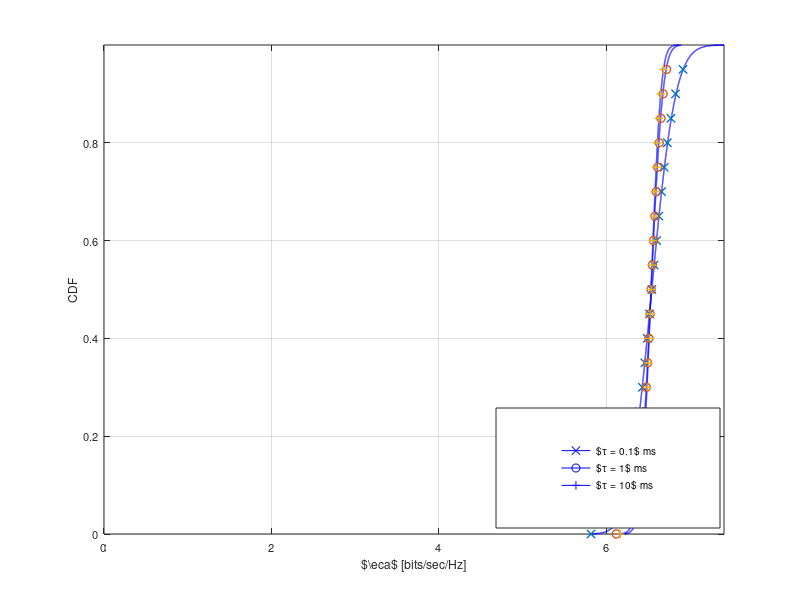

MATLAB code for this plot: (Note: this script raises an error after producing the figure.)
%% This matlab script validates analytical expression for pdf C_0 charterized using
%% Gamma approximation for different value of SNR_sp2

clear all;
close all;

analysis = 0;                                                   % Enable it for performing a complete new analysis
                                                                % otherwise a mat file is read 

if analysis
        M = 1e4;                                                % Number of realizations
        P_reg = 1;                                              % Regulate power at ST
        P_tran = 0;                                             % Powe transmitted by the PT
        alpha_s_true = 10^(-80/10);                             % Access Channel
        alpha_p2_true = 10.^(-[110]/10);                        % Secondary Interference Channel 
        N_p2 = [100 1000 10000];                                % Number of samples used for estimation
        noise_power = 10^(-100/10);                             % Noise power at SR 
        N_s = 10;                                               % Number of Pilot Symobols 
        snr_p2 = alpha_p2_true/noise_power;                     % interference to noise power at the SR
        snr_s = alpha_s_true/noise_power;                       % signal to noise power the the SR
        alpha_s_est = zeros(1,M);                               % Estimated power gain for the channel g_s        
        P_rcvd_sr_sim = zeros(1,M);                             % snr_p_prime = 1 + snr_p  
        CDF_Cs_sim = zeros(length(N_p2), length(snr_p2), M);    % Buffer to store the simulated CDF values 
        CDF_Cs_ana = zeros(length(N_p2),length(snr_p2), M);     % Buffer to store the analytic CDF values 
       
        Cs_pts = zeros(length(N_p2),length(snr_p2), M);         % Buffer to store the C1 points for the distribution function
        
        for k = 1:length(N_p2)
            for l = 1:length(alpha_p2_true)
              %% Simulation
                for i=1:M
                    alpha_s_est(i) = mean(normrnd(sqrt(alpha_s_true), sqrt(noise_power),...
                        1, N_s).^2);
                    P_rcvd_sr_sim(i) = mean((sqrt(10^((P_tran)/10) * alpha_p2_true(l))...
                        * ones(1, N_p2(k)) + random('norm', 0, sqrt(noise_power), 1, N_p2(k))).^2);

                end
                

               %% density of the P_reg * |h_s|^2 -- non-central chi2 distribution
                 lambda_s =  alpha_s_true / noise_power;
                 mean_ana_s = noise_power * P_reg * (1 + lambda_s);
                 var_ana_s = (noise_power)^2 * P_reg^2/N_s * (2 + 4 * lambda_s);

               %% Gammma Approximation 
                 b_gamma_s = var_ana_s/mean_ana_s;
                 a_gamma_s = mean_ana_s/b_gamma_s; 


               %% density for (|\hp2| * P_tran + noise) -- non-central chi2 distribution
                 mean_ana_p_ = noise_power * ( 1  + snr_p2(l));
                 var_ana_p_ = noise_power^2/N_p2(k) * ( 2  + 4 * snr_p2(l));


               %% Gammma Approximation     
                 b_gamma_p_ = var_ana_p_/mean_ana_p_;
                 a_gamma_p_ = mean_ana_p_/b_gamma_p_;   

               %% CDF of Capacity C_1 = log2(1 + SNR_s)         

                 Cs = log2(1  + alpha_s_est./P_rcvd_sr_sim);
                 [CDF_Cs_temp, Cs_pts(k,l,:),~,~,eid] = cdfcalc(Cs);
                 CDF_Cs_sim(k,l,:) = CDF_Cs_temp(1:M);

                 for i = 1:length(Cs_pts(k,l,:))
                     func_den_Cs = @(t) log(2) .* exp(log(2.^t)  + (a_gamma_s - 1) .* log(2.^t - 1)...
                        - (a_gamma_s + a_gamma_p_) * log(1/b_gamma_p_ + (2.^t- 1)/b_gamma_s)...
                        + gammaln(a_gamma_p_ + a_gamma_s) - gammaln(a_gamma_p_) - gammaln(a_gamma_s)...
                        - a_gamma_p_ * log(b_gamma_p_) - a_gamma_s * log(b_gamma_s));                  
                     CDF_Cs_ana(k,l,i) = integral(func_den_Cs, 1, Cs_pts(k,l,i));
                 end
             end
        end        
        save('results_CDF_Cs_diff_Np2_AWGN.mat');
end
load('results_CDF_Cs_diff_Np2_AWGN.mat')
        
diss = 0;  %% 1 = generate plot for the dissertation, 0 = generate plot for the Journal
if diss 
    % Plotting Curves
    figure(1);
    diff = 500;
    sim = 1:diff:M;

    k = 1; 
    plot(reshape(Cs_pts(k, 1, :), 1, M), reshape(CDF_Cs_ana(k, 1, :),1, M), 'c-', 'Linewidth',1);
    hold on,
    plot(reshape(Cs_pts(k, 1, sim), 1, length(sim)), reshape(CDF_Cs_sim(k, 1, sim), 1, length(sim)),...
        'x', 'Linewidth', 1);

    k = 2;
    hold on,
    plot(reshape(Cs_pts(k, 1, :), 1, M), reshape(CDF_Cs_ana(k, 1, :),1, M), 'c-', 'Linewidth',1);
    hold on,
    plot(reshape(Cs_pts(k, 1, sim), 1, length(sim)), reshape(CDF_Cs_sim(k, 1, sim), 1, length(sim)),...
        'o', 'Linewidth', 1);

    k = 3;
    hold on,
    lp1 = plot(reshape(Cs_pts(k, 1, :), 1, M), reshape(CDF_Cs_ana(k, 1, :),1, M), 'c-', 'Linewidth',1);
    hold on,
    plot(reshape(Cs_pts(k, 1, sim), 1, length(sim)), reshape(CDF_Cs_sim(k, 1, sim), 1, length(sim)),...
        '+', 'Linewidth', 1);

    axis tight;

    Fontsize = 8;
    grid on;
    xlabel('$\eca$ [bits/sec/Hz]','FontSize',Fontsize);
    ylabel('CDF','FontSize',Fontsize);
    hl = legend('Theoretical', 'Simulated');
    set(hl, 'position',[0.62 0.12 0.28 0.14]);
    set(gca,'FontSize',Fontsize);
    laprint(1, '../figures/fig_CDF_Cs_diff_Np2_AWGN', 'options', 'factory', 'width', 8, 'scalefonts',...
        'on', 'factor',0.5, 'keepfontprops', 'on');   
else
    % Plotting Curves
    figure(1);
    diff = 500;
    sim = 1:diff:M;

    k = 1; 
    plot(reshape(Cs_pts(k, 1, :), 1, M), reshape(CDF_Cs_ana(k, 1, :),1, M), 'b-', 'Linewidth',1);
    hold on,
    plot(reshape(Cs_pts(k, 1, sim), 1, length(sim)), reshape(CDF_Cs_sim(k, 1, sim), 1, length(sim)),...
        'x', 'Linewidth', 1);

    k = 2;
    hold on,
    plot(reshape(Cs_pts(k, 1, :), 1, M), reshape(CDF_Cs_ana(k, 1, :),1, M), 'b-', 'Linewidth',1);
    hold on,
    plot(reshape(Cs_pts(k, 1, sim), 1, length(sim)), reshape(CDF_Cs_sim(k, 1, sim), 1, length(sim)),...
        'o', 'Linewidth', 1);

    k = 3;
    hold on,
    lp1 = plot(reshape(Cs_pts(k, 1, :), 1, M), reshape(CDF_Cs_ana(k, 1, :),1, M), 'b-', 'Linewidth',1);
    hold on,
    plot(reshape(Cs_pts(k, 1, sim), 1, length(sim)), reshape(CDF_Cs_sim(k, 1, sim), 1, length(sim)),...
        '+', 'Linewidth', 1);

    axis tight;
    
    lp1 = plot(0,0,'-b','Marker','x','visible','off');
    lp2 = plot(0,0,'-b','Marker','o','visible','off');
    lp3 = plot(0,0,'-b','Marker','+','visible','off');

    Fontsize = 8;
    grid on;
    xlabel('$\eca$ [bits/sec/Hz]','FontSize',Fontsize);
    ylabel('CDF','FontSize',Fontsize);
    hl = legend([lp1, lp2, lp3], '$\tau = 0.1$ ms', '$\tau = 1$ ms',...
        '$\tau = 10$ ms');
    set(hl, 'position',[0.62 0.12 0.28 0.2]);
    set(gca,'FontSize',Fontsize);
    laprint(1, '../figures/fig_CDF_Cs_diff_Np2_AWGN', 'options', 'factory', 'width', 8, 'scalefonts',...
        'on', 'factor',0.5, 'keepfontprops', 'on');  
end
